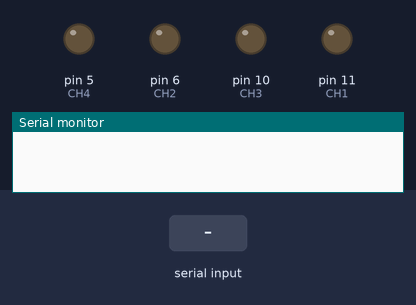
Simulated run of this sketch. Board: Arduino Uno, built with avr-gcc and run on an emulated ATmega328P. Shown: output pins drawn as LEDs (lit = HIGH), the last lines printed to the serial monitor. Inputs (shaded band) come from the test bench.

Above: at 1.2 s.
1.3 s: "0" received over Serial
At 2.3 s:
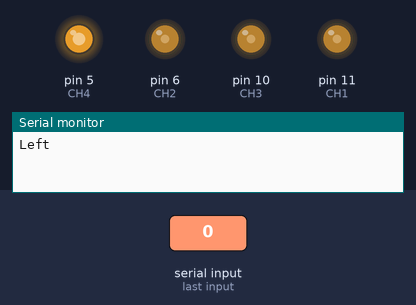
2.8 s: "1" received over Serial
At 3.4 s:
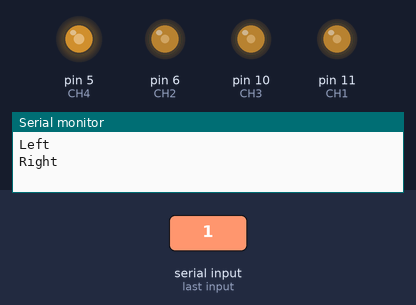
4.3 s: "2" received over Serial
At 4.6 s:
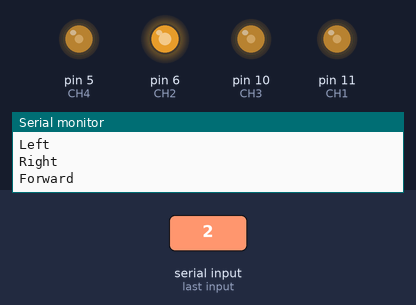
5.8 s: "3" received over Serial
At 6.9 s:
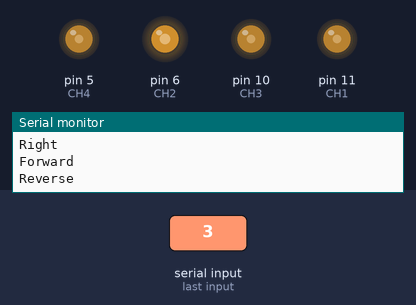
7.3 s: "7" received over Serial
At 8.0 s:
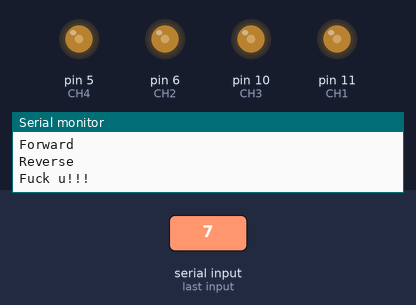
Timing chart, 0 to 9.8 s (numbered marks = the images above; inputs shaded):
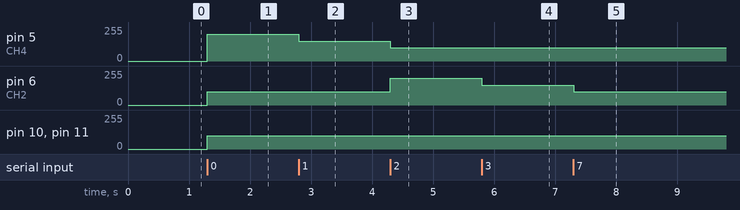

The sketch:

battle_bot.ino
```cpp
#define CH1 11
#define CH2 6
#define CH3 10
#define CH4 5

int state = 0;
int flag = 0;


void setup()
{
  Serial.begin(9600);

}

void loop() {
  if (Serial.available() > 0)
  {
    state = Serial.read();
    flag = 0;
  }

  if (state == '0')
  {
    analogWrite(CH4, 200);
    analogWrite(CH2, 100);
    analogWrite(CH3, 100);
    analogWrite(CH1, 100);

    if (flag == 0)
    {
      Serial.println("Left");
      flag = 1;
    }

  }
  else if (state == '1')
  {
    analogWrite(CH4, 150);
    analogWrite(CH2, 100);
    analogWrite(CH3, 100);
    analogWrite(CH1, 100);

    if (flag == 0)
    {
      Serial.println("Right");
      flag = 1;
    }

  }
  else if (state == '2')
  {
    analogWrite(CH4, 100);
    analogWrite(CH2, 200);
    analogWrite(CH3, 100);
    analogWrite(CH1, 100);

    if (flag == 0)
    {
      Serial.println("Forward");
      flag = 1;
    }

  }
  else if (state == '3')
  {
    analogWrite(CH4, 100);
    analogWrite(CH2, 150);
    analogWrite(CH3, 100);
    analogWrite(CH1, 100);

    if (flag == 0)
    {
      Serial.println("Reverse");
      flag = 1;
    }

  }
  else if (state == '7')
  {
    analogWrite(CH4, 100);
    analogWrite(CH2, 100);
    analogWrite(CH3, 100);
    analogWrite(CH1, 100);

    if (flag == 0)
    {
      Serial.println("Fuck u!!!");
      flag = 1;
    }

  }
}
```

Measured:
- after the input at 1.3 s, pin 5 (CH4): 0/255 → 200/255 at once; pin 6 (CH2), pin 10 (CH3), pin 11 (CH1): 0/255 → 100/255 at once
- after the input at 2.8 s, pin 5 (CH4): 200/255 → 150/255 at once
- after the input at 4.3 s, pin 5 (CH4): 150/255 → 100/255 at once; pin 6 (CH2): 100/255 → 200/255 at once
- after the input at 5.8 s, pin 6 (CH2): 200/255 → 150/255 at once
- after the input at 7.3 s, pin 6 (CH2): 150/255 → 100/255 at once
